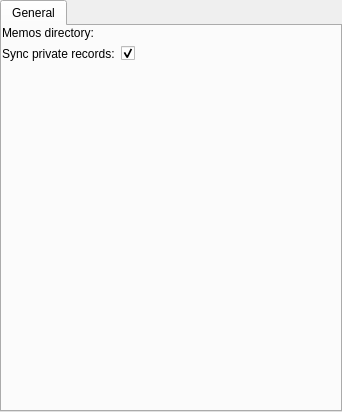
<ui version="4.0" >
 <author>Jason 'vanRijn' Kasper</author>
 <comment>A tabWidget for configuring
the Memofile-conduit settings.</comment>
 <class>MemofileWidget</class>
 <widget class="QWidget" name="MemofileWidget" >
  <property name="geometry" >
   <rect>
    <x>0</x>
    <y>0</y>
    <width>342</width>
    <height>412</height>
   </rect>
  </property>
  <property name="sizePolicy" >
   <sizepolicy>
    <hsizetype>5</hsizetype>
    <vsizetype>5</vsizetype>
    <horstretch>0</horstretch>
    <verstretch>0</verstretch>
   </sizepolicy>
  </property>
  <property name="baseSize" >
   <size>
    <width>570</width>
    <height>270</height>
   </size>
  </property>
  <property name="windowTitle" >
   <string>Memofile Conduit Options</string>
  </property>
  <layout class="QGridLayout" >
   <property name="margin" >
    <number>0</number>
   </property>
   <property name="spacing" >
    <number>6</number>
   </property>
   <item row="0" column="0" >
    <widget class="QTabWidget" name="tabWidget" >
     <property name="sizePolicy" >
      <sizepolicy>
       <hsizetype>7</hsizetype>
       <vsizetype>7</vsizetype>
       <horstretch>0</horstretch>
       <verstretch>0</verstretch>
      </sizepolicy>
     </property>
     <widget class="QWidget" name="Widget2" >
      <attribute name="title" >
       <string>General</string>
      </attribute>
      <layout class="QGridLayout" >
       <property name="margin" >
        <number>0</number>
       </property>
       <property name="spacing" >
        <number>6</number>
       </property>
       <item row="2" column="2" >
        <spacer>
         <property name="orientation" >
          <enum>Qt::Vertical</enum>
         </property>
         <property name="sizeType" >
          <enum>QSizePolicy::Expanding</enum>
         </property>
         <property name="sizeHint" >
          <size>
           <width>20</width>
           <height>180</height>
          </size>
         </property>
        </spacer>
       </item>
       <item row="1" column="0" >
        <widget class="QLabel" name="textLabel2" >
         <property name="text" >
          <string>Sync private records:</string>
         </property>
         <property name="wordWrap" >
          <bool>false</bool>
         </property>
        </widget>
       </item>
       <item row="0" column="0" >
        <widget class="QLabel" name="textLabel1" >
         <property name="text" >
          <string>Memos directory:</string>
         </property>
         <property name="wordWrap" >
          <bool>false</bool>
         </property>
        </widget>
       </item>
       <item row="0" column="1" colspan="2" >
        <widget class="KUrlRequester" native="1" name="fDirectory" >
         <property name="toolTip" >
          <string>Select the directory you want to store your PDA's memos in</string>
         </property>
        </widget>
       </item>
       <item row="1" column="1" >
        <widget class="QCheckBox" name="fSyncPrivate" >
         <property name="text" >
          <string/>
         </property>
         <property name="checked" >
          <bool>true</bool>
         </property>
        </widget>
       </item>
      </layout>
     </widget>
    </widget>
   </item>
  </layout>
 </widget>
 <layoutdefault spacing="6" margin="11" />
 <pixmapfunction>qPixmapFromMimeSource</pixmapfunction>
 <customwidgets>
  <customwidget>
   <class>KUrlRequester</class>
   <extends>QWidget</extends>
   <header>kurlrequester.h</header>
   <container>1</container>
  </customwidget>
 </customwidgets>
 <tabstops>
  <tabstop>tabWidget</tabstop>
 </tabstops>
 <resources/>
 <connections/>
</ui>
